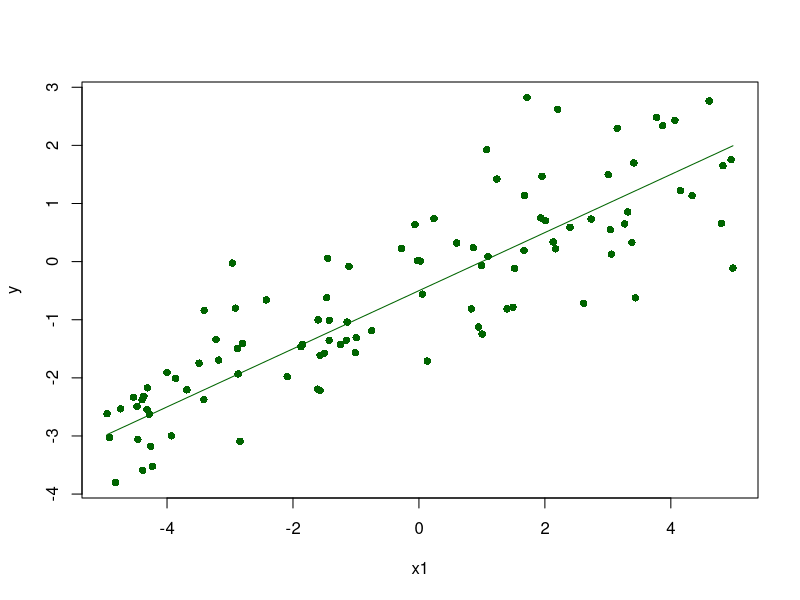
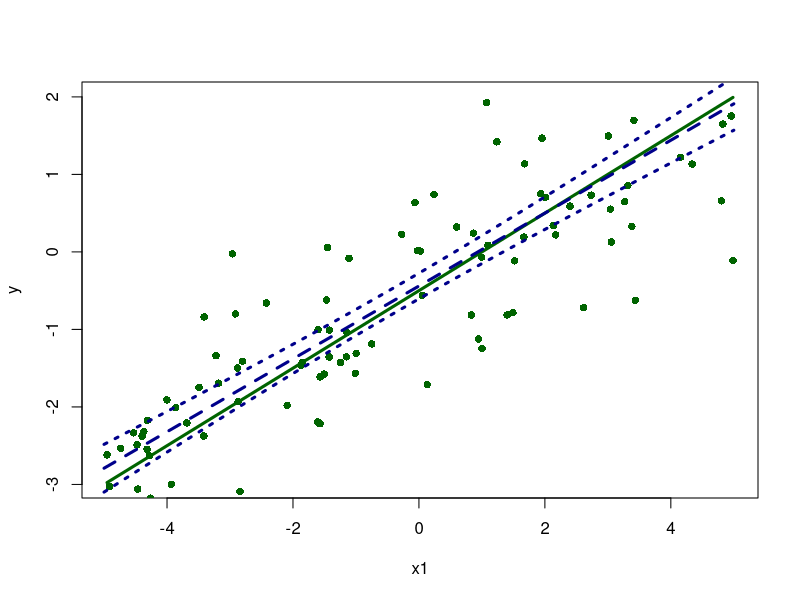
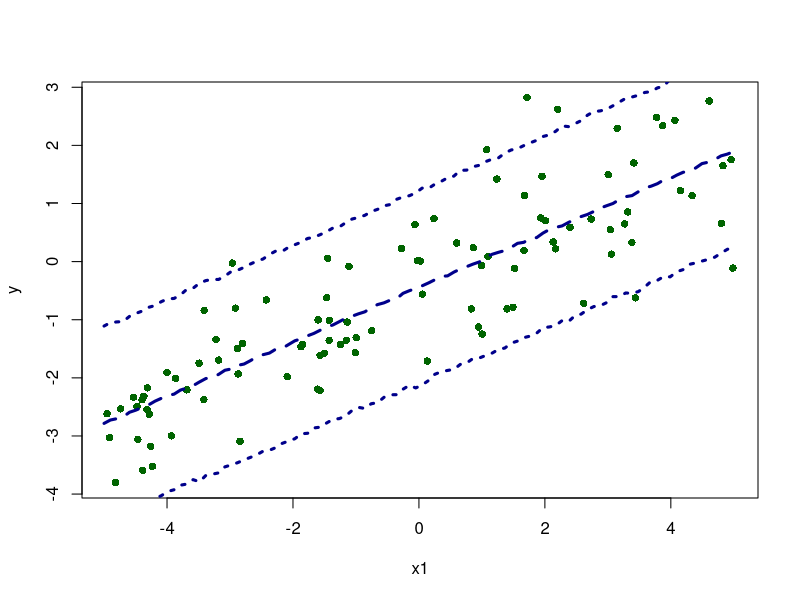

Write R code to recreate these figures, in order.
set.seed(260120262)

N  <- 100
x1 <- sort(runif(N, -5, 5))

# True coefficients
beta0 <- -0.5
beta1 <- 0.5

# Linear predictor mean
eta <- beta0 + beta1 * x1

mu <- eta

# Draw from normal with mean mu and sd = 1
y <- rnorm(N, mean=mu, sd=1)

plot(x1, y,
     pch = 16,
     col = "darkgreen",
     xlab = "x1",
     ylab = "y")


lines(x1, mu, col="darkgreen")

normalreg.fit <- glm(y ~ x1, family=gaussian(link="identity"))
normalreg.res <- summary(normalreg.fit)
print(normalreg.res)
beta1 <- coef(normalreg.res)["x1","Estimate"]

ci95 <- confint(normalreg.fit)

ci95_x1 <- ci95["x1", ]

# You can get the covariance matrix of the maximum likelihood
# estimator using e.g. vcov function (?vcov)
Finv <- vcov(normalreg.fit)

# Let's calculate the approximate 95%-confidence interval for the 
# outcome mean
x1_new <- seq(-5, 5, length.out=100)

# R has many convenience functions e.g. for creating design/model matrices 
x_new <- model.matrix(~ x1_new)

print(x_new)
mu_L <- rep(NA, nrow(x_new))
mu_U <- rep(NA, nrow(x_new))
mu_hat <- rep(NA, nrow(x_new))

for(i in 1:nrow(x_new)){
  xi <- x_new[i, ]
  eta_i <- sum(xi * coef(normalreg.fit))
  mu_hat[i]  <- eta_i
  
  # Simple approximation for the link variance
  var_eta_i <- t(xi) %*% Finv %*% xi
  eta_L <- eta_i - 1.96 * sqrt(var_eta_i)
  eta_U <- eta_i + 1.96 * sqrt(var_eta_i)
  
  mu_L[i]  <- eta_L
  mu_U[i]  <- eta_U
}

# True mean
plot(x1, mu,
     pch = 16,
     type = "l",
     col = "darkgreen",
     xlab = "x1",
     ylab = "y", lwd=3)

points(x1, y,
     pch = 16,
     type = "p",
     col = "darkgreen",
     xlab = "x1",
     ylab = "y", lwd=3)

# Estimated mean
lines(x_new[,2], mu_hat, col="darkblue", lwd=3, lty=2)

# 95%-confidence interval for the mean
lines(x_new[,2], mu_L, col="darkblue", lty=3, lwd=3)
lines(x_new[,2], mu_U, col="darkblue", lty=3, lwd=3)



# Prediction interval

# For convenience, we use the MASS package
library(MASS)

y_pred_L <- rep(NA, nrow(x_new))
y_pred_U <- rep(NA, nrow(x_new))
y_pred_med <- rep(NA, nrow(x_new))

n_samples <- 10000

for(i in 1:nrow(x_new)){
  xi <- x_new[i, ]
  beta_ast <- mvrnorm(n=n_samples, mu=coef(normalreg.fit), Sigma=Finv)
  eta_i <- xi %*% t(beta_ast)
  
  mu_hat <- eta_i
  
  # Draw from normal with rates mu_hat and sd sigma_hat
  sigma_hat <- sqrt(normalreg.res$dispersion)
  ypred_sim <- rnorm(n_samples, mean=eta_i, sd=sigma_hat)
  
  # But we could also pick quantiles directly from mu_hat
  y_pred_L[i]  <- quantile(ypred_sim, probs=0.025)
  y_pred_U[i]  <- quantile(ypred_sim, probs=0.975)
  y_pred_med[i]  <- median(ypred_sim)
}

# True observations
plot(x1, y,
     pch = 16,
     type = "p",
     col = "darkgreen",
     xlab = "x1",
     ylab = "y", lwd=3)

# Predicted observation
lines(x_new[,2], y_pred_med, col="darkblue", lwd=3, lty=2)

# 95%-confidence interval for the predicted observation
lines(x_new[,2], y_pred_L, col="darkblue", lty=3, lwd=3)
lines(x_new[,2], y_pred_U, col="darkblue", lty=3, lwd=3)
